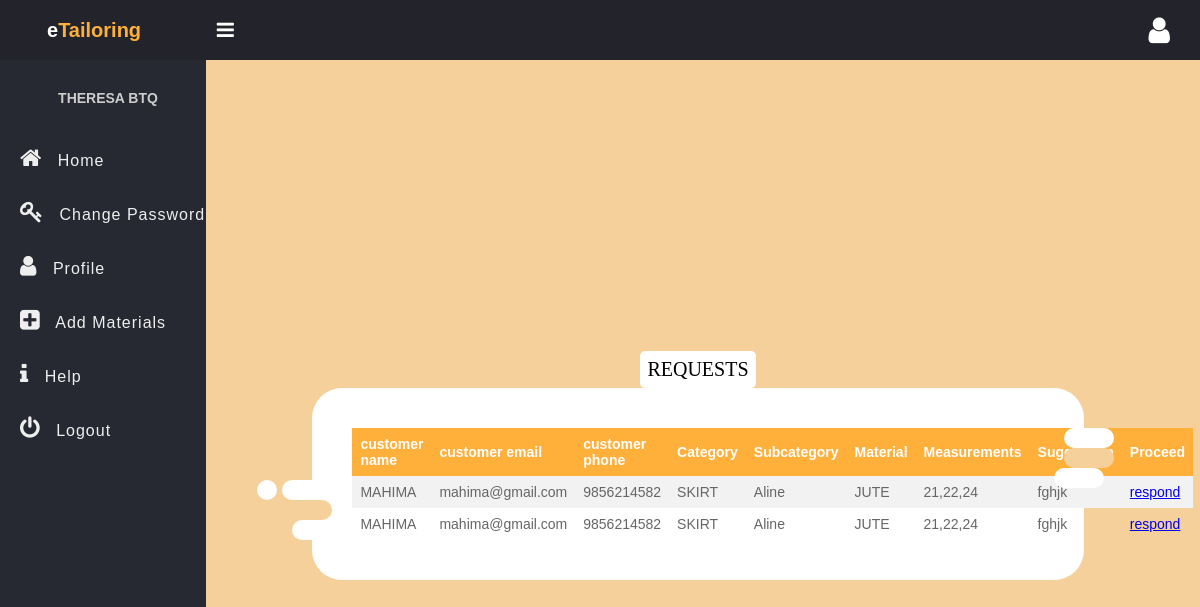
/btq/btqhome.php (signed in), run on the app's committed database.
### tables this page shows
CREATE TABLE IF NOT EXISTS `tbl_customiseform` (
  `custform_id` int(2) NOT NULL AUTO_INCREMENT,
  `cust_id` int(2) NOT NULL,
  `custform_btq` varchar(50) NOT NULL,
  `custform_mail` varchar(20) NOT NULL,
  `custform_phn` varchar(12) NOT NULL,
  `custform_cat` varchar(20) NOT NULL,
  `custform_subcat` varchar(20) NOT NULL,
  `custform_mat` varchar(20) NOT NULL,
  `custform_measure` varchar(100) NOT NULL,
  `custform_sug` varchar(200) NOT NULL,
  `custform_date` date NOT NULL,
  `custform_status` int(11) NOT NULL,
  PRIMARY KEY (`custform_id`)
);

CREATE TABLE IF NOT EXISTS `tbl_custreg` (
  `cust_id` int(2) NOT NULL AUTO_INCREMENT,
  `cust_name` varchar(20) NOT NULL,
  `cust_phone` char(10) NOT NULL,
  `cust_email` varchar(30) NOT NULL,
  `cust_address` varchar(100) NOT NULL,
  `cust_status` varchar(2) NOT NULL,
  PRIMARY KEY (`cust_id`),
  UNIQUE KEY `cust_email` (`cust_email`),
  UNIQUE KEY `cust_phone` (`cust_phone`)
);

CREATE TABLE IF NOT EXISTS `tbl_category` (
  `cat_id` int(2) NOT NULL AUTO_INCREMENT,
  `cat_name` varchar(10) NOT NULL,
  `cat_status` varchar(10) NOT NULL,
  PRIMARY KEY (`cat_id`),
  UNIQUE KEY `cat_name` (`cat_name`)
);

CREATE TABLE IF NOT EXISTS `tbl_subcategory` (
  `subcat_id` int(2) NOT NULL AUTO_INCREMENT,
  `cat_id` int(2) NOT NULL,
  `subcat_name` varchar(20) NOT NULL,
  `subcat_pic` varchar(40) NOT NULL,
  `subcat_status` varchar(2) NOT NULL,
  PRIMARY KEY (`subcat_id`),
  UNIQUE KEY `subcat_name` (`subcat_name`)
);

CREATE TABLE IF NOT EXISTS `tbl_material` (
  `mat_id` int(2) NOT NULL AUTO_INCREMENT,
  `btq_id` int(2) NOT NULL,
  `mat_name` varchar(20) NOT NULL,
  `mat_price` char(10) NOT NULL,
  `mat_status` varchar(2) NOT NULL,
  `mat_pic` varchar(40) NOT NULL,
  PRIMARY KEY (`mat_id`)
);

### btq/btqhome.php (the view, shortened to what this page needs)
<?php
$btq_id=$_SESSION["btq_id"];
?>
<!DOCTYPE html>
<html>
<head>
    <link rel="stylesheet" href="https://stackpath.bootstrapcdn.com/font-awesome/4.7.0/css/font-awesome.min.css">
    <link rel="stylesheet" href="css/style.css">
</head>
<body>
    <header class="header">
        <h2 class="u-name">e<b>Tailoring</b>
            <label for="checkbox">
                <i id="navbtn" class="fa fa-bars" aria-hidden="true"></i>
            </label>
        </h2>
        <i class="fa fa-user" aria-hidden="true"></i>
    </header>
    <div class="body">
        <nav class="side-bar">
            <div class="user-p">
                <h4><?php echo $_SESSION["btq_name"];?></h4>
            </div>
            <ul>
                <li>
                    <a href="btqhome.php">
                        <i class="fa fa-home" aria-hidden="true"></i>
                        <span>Home</span>
                    </a>
                </li>
                <li>
                    <a href="changepwd.php">
                        <i class="fa fa-key" aria-hidden="true"></i>
                        <span>Change Password</span>
                    </a>
                </li>
                <li>
                    <a href="viewbtqprofile.php">
                        <i class="fa fa-user" aria-hidden="true"></i>
                        <span>Profile</span>
                    </a>
                </li>
                <li>
                    <a href="addmaterial.php">
                        <i class="fa fa-plus-square" aria-hidden="true"></i>
                        <span>Add Materials</span>
                    </a>
                </li>
                <li>
                    <a href="btqhelp.php">
                        <i class="fa fa-info" aria-hidden="true"></i>
                        <span>Help</span>
                    </a>
                </li>
                <li>
                    <a href="../destroysession.php">
                        <i class="fa fa-power-off" aria-hidden="true"></i>
                        <span>Logout</span>
                    </a>
                </li>
            </ul>
        </nav>
        <section class="section-1">
            <p style="color: black; font-family:satisfy;">REQUESTS</p>
            <form action="responded.php" method="post" class="decor">
                <div class="form-left-decoration"></div>
                <div class="form-right-decoration"></div>
                <div class="circle"></div>
                <div class="form-inner">
        <table>
            <tr>
                <th>customer name</th>
                <th>customer email</th>
                <th>customer phone</th>
                <th>Category</th>
                <th>Subcategory</th>
                <th>Material</th>
                <th>Measurements</th>
                <th>Suggestion</th>
                <th>Proceed</th>
            </tr>
            <?php
            include("../dbconn.php");
            $query="SELECT tbl_custreg.cust_name,tbl_customiseform.custform_mail,tbl_customiseform.cust_id,tbl_customiseform.custform_phn,tbl_category.cat_name,tbl_subcategory.subcat_name,tbl_material.mat_name,tbl_customiseform.custform_measure,tbl_customiseform.custform_sug,tbl_customiseform.custform_id FROM tbl_customiseform INNER JOIN tbl_category ON tbl_category.cat_id=tbl_customiseform.custform_cat INNER JOIN tbl_subcategory ON tbl_subcategory.subcat_id=tbl_customiseform.custform_subcat INNER JOIN tbl_custreg ON tbl_custreg.cust_id=tbl_customiseform.cust_id INNER JOIN tbl_material ON tbl_material.mat_id=tbl_customiseform.custform_mat WHERE custform_btq = '$btq_id' AND custform_status = 0";
            $res=mysqli_query($conn,$query);
            while($rows=mysqli_fetch_array($res))
            {
            ?>
            <tr>
                <td><?php echo $rows['cust_name'];?></td>
                <td><?php echo $rows['custform_mail'];?></td>
                <td><?php echo $rows['custform_phn'];?></td>
                <td><?php echo $rows['cat_name'];?></td>
                <td><?php echo $rows['subcat_name'];?></td>
                <td><?php echo $rows['mat_name'];?></td>
                <td><?php echo $rows['custform_measure'];?></td>
                <td><?php echo $rows['custform_sug'];?></td>
                <td><a href="respond.php?respond=<?php echo $rows['custform_id']; ?>">respond</td>
            </tr>
            <?php
            }
            ?>
        </table>
    </form>
    </section>
    </div>
</body>
</html>

### btq/css/style.css (style rules this page uses)
* { padding: 0; margin: 0; box-sizing: border-box; font-family: arial, sans-serif; }
.header { display: flex; justify-content: space-between; align-items: center; padding: 15px 30px; background: #23242b; color: #fff; }
.u-name { font-size: 20px; padding-left: 17px; }
.u-name b { color: #ffb03b; }
.header i { font-size: 30px; cursor: pointer; color: #fff; }
.user-p { text-align: center; padding-left: 10px; padding-top: 25px; }
.user-p h4 { color: #ccc; padding: 5px 0; }
.side-bar { width: 250px; background: #262931; min-height: 100vh; transition: 500ms width; }
.body { display: flex; }
.section-1 { width: 100%; background-size: cover; background-position: center; display: flex; justify-content: center; align-items: center; flex-direction: column; }
.section-1 p { color: #ffb03b; font-size: 20px; background: #fff; padding: 7px; border-radius: 5px; }
.side-bar ul { margin-top: 20px; list-style: none; }
.side-bar ul li { font-size: 16px; padding: 15px 0px; padding-left: 20px; transition: 500ms background; white-space: nowrap; overflow: hidden; text-overflow: ellipsis; }
.side-bar ul li a { text-decoration: none; color: #eee; cursor: pointer; letter-spacing: 1px; }
.side-bar ul li a i { display: inline-block; padding-right: 10px; font-size: 23px; }
#navbtn { display: inline-block; margin-left: 70px; font-size: 20px; transition: 500ms color; }

### btq/btqhome.php (style rules this page uses)
table { border-collapse: collapse; width: 100%; }
th, td { text-align: left; padding: 8px; }
tr:nth-child(even) { background-color: #f2f2f2 }
th { background-color: #ffb03b; color: white; }
* { box-sizing: border-box; }
html, body { min-height: 100vh; padding: 0; margin: 0; font-family: Roboto, Arial, sans-serif; font-size: 14px; color: #666; }
.section-1 { display: flex; justify-content: center; align-items: center; padding: 20px 20px 10px 10px; background: #f5d09a; }
form { position: relative; width: 80%; border-radius: 30px; background: #fff; }
.form-left-decoration, .form-right-decoration { content: ""; position: absolute; width: 50px; height: 20px; border-radius: 20px; background: #f5d09a; }
.form-left-decoration { bottom: 60px; left: -30px; }
.form-right-decoration { top: 60px; right: -30px; }
.form-left-decoration:before, .form-left-decoration:after, .form-right-decoration:before, .form-right-decoration:after { content: ""; position: absolute; width: 50px; height: 20px; border-radius: 30px; background: #fff; }
.form-left-decoration:before { top: -20px; }
.form-left-decoration:after { top: 20px; left: 10px; }
.form-right-decoration:before { top: -20px; right: 0; }
.form-right-decoration:after { top: 20px; right: 10px; }
.circle { position: absolute; bottom: 80px; left: -55px; width: 20px; height: 20px; border-radius: 50%; background: #fff; }
.form-inner { padding: 40px; }
@media (min-width: 568px) { form { width: 80%; } }

### data on the page
tbl_customiseform: cust.cust_name "MAHIMA", custform_mail "mahima@gmail.com", custform_phn "9856214582", tbl_category.cat_name "SKIRT", tbl_subcategory.subcat_name "Aline", tbl_material.mat_name "JUTE", custform_measure "21,22,24", custform_sug "fghjk"
tbl_customiseform: cust.cust_name "MAHIMA", custform_mail "mahima@gmail.com", custform_phn "9856214582", tbl_category.cat_name "SKIRT", tbl_subcategory.subcat_name "Aline", tbl_material.mat_name "JUTE", custform_measure "21,22,24", custform_sug "fghjk"

### other printed values
$_SESSION["btq_name"] "THERESA BTQ"
